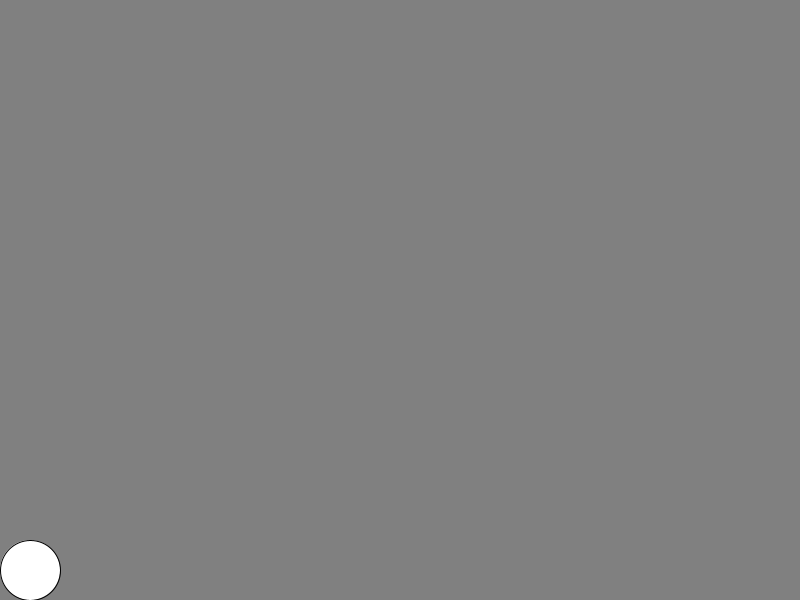
Frame 1 (no input)
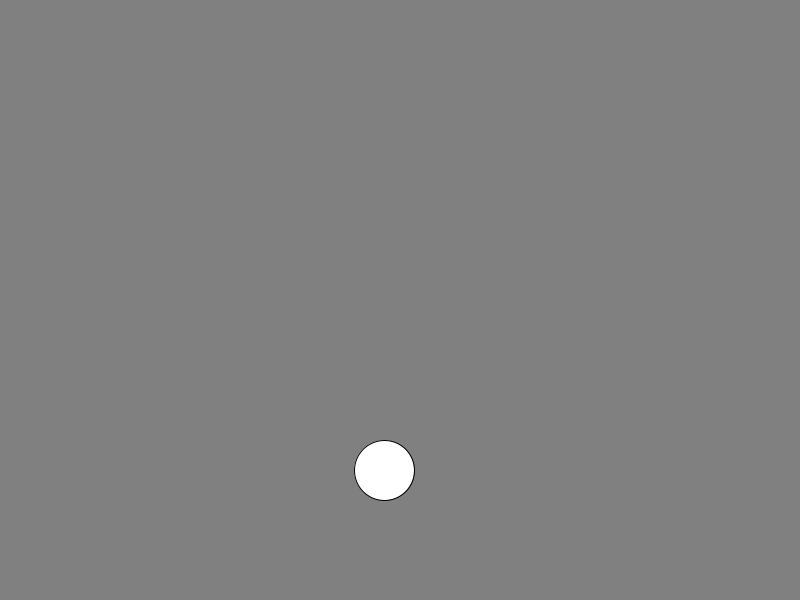
Frame 60 (the mouse pressed at the canvas centre just before this capture)
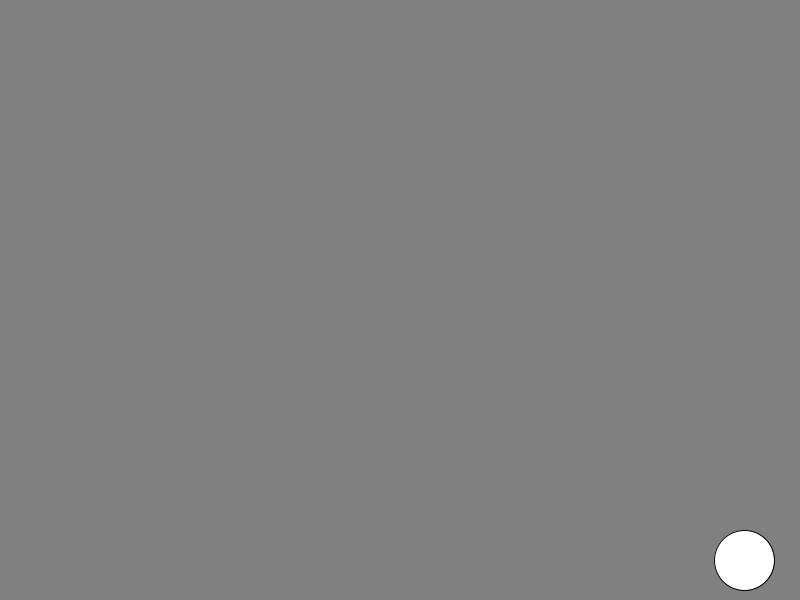
Frame 120 (the mouse held since frame 60 and released just before this capture)

The Processing sketch that drew these frames (run headless with seeded random() and noise(); from frame 60 on, the mouse is pressed at the canvas centre):

// Processing sketch: Questao1
// ── Questao1.pde
  int t;
  float x, y, aMax;
  boolean ida, up;
  
void setup() {
  x = 30;
  y = 570;
  t = 0;
  aMax = 470;
  ida = true;
  up = true;
  
  size(800,600);
}

void draw() {
  background(128,128,128);
  circle(x, y, 60); 
  if ((x <= 770) && (ida)) {
    x = x + 800/120;
  }
  else {
    ida = false;
    x = x - 800/120;
    if (x <= 30) {
      ida = true; 
    }
  }
  
  if (y >= 570) {
      t = 1;
      up = true; 
  }
  if ((y >= aMax) && (up)) {
    y = 570 - 10*t + (0.5*t*t)/2 ;
  }
  else {
    up = false;
    y = 570 + 10*t + (0.5*t*t)/2 ;
  }
  t++ ;
}
